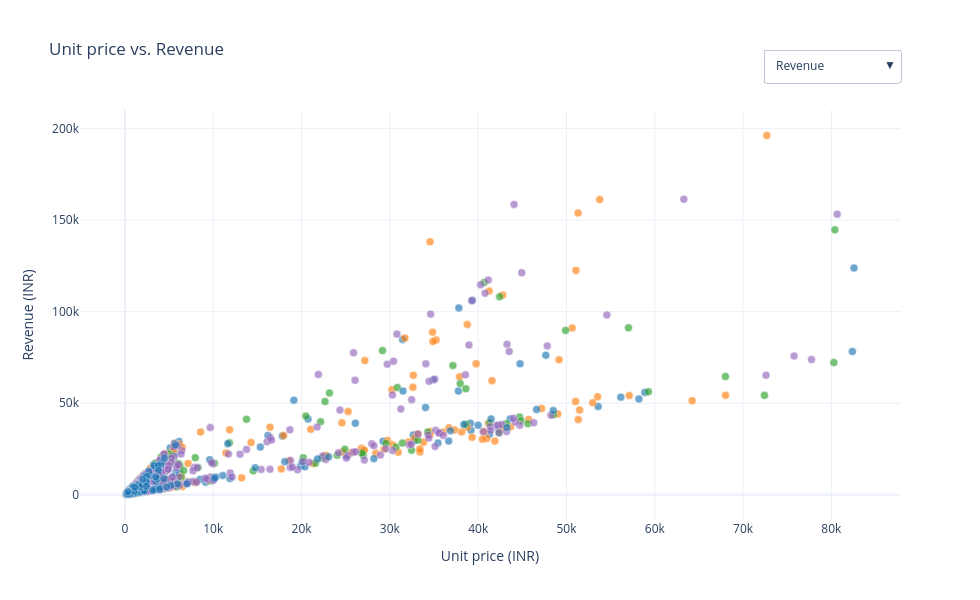

This figure's notebook cell:
### Markdown cell above
### 2.2 One chart, dropdown to switch the y-axis metric

### Code cell
metrics = {
    "Revenue":         ("Revenue (INR)", "linear"),
    "Delivery_Days":   ("Delivery days", "linear"),
    "Customer_Rating": ("Customer rating (1-5)", "linear"),
    "Discount":        ("Discount (fraction)", "linear"),
}

colors = df["Season"].map(SEASON_COLORS)
fig6 = go.Figure(go.Scatter(
    x=df["Unit_Price"], y=df["Revenue"], mode="markers",
    marker=dict(color=colors, size=8, opacity=0.65, line=dict(width=0.5, color="white")),
    text=df["Product_Name"], customdata=df["Season"],
    hovertemplate="<b>%{text}</b><br>Unit price: %{x}<br>Value: %{y}<br>Season: %{customdata}<extra></extra>",
))

buttons = []
for col, (label, axis_type) in metrics.items():
    buttons.append(dict(
        label=col,
        method="update",
        args=[{"y": [df[col]]},
              {"yaxis.title.text": label, "yaxis.type": axis_type,
               "title.text": f"Unit price vs. {col}"}],
    ))

fig6.update_layout(
    title="Unit price vs. Revenue",
    height=600, width=980, margin=dict(t=110),
    xaxis_title="Unit price (INR)", yaxis_title=metrics["Revenue"][0],
    updatemenus=[dict(buttons=buttons, direction="down", x=1.0, xanchor="right",
                      y=1.15, yanchor="top", showactive=True)],
    annotations=[dict(text="y-axis:", x=0.915, xref="paper", y=1.12, yref="paper",
                      showarrow=False, xanchor="right")],
)
fig6.show()

### Figure 1 — Plotly figure (JSON) as saved in the notebook; plotly's stock layout.template omitted (floating-point values rounded to 4 significant figures; data arrays with more than 128 entries replaced by an {"elided": "..."} marker saying what was removed)
{"data": [{"customdata": {"elided": "1480 str values"}, "hovertemplate": "<b>%{text}</b><br>Unit price: %{x}<br>Value: %{y}<br>Season: %{customdata}<extra></extra>", "marker": {"color": {"elided": "1480 str values"}, "line": {"color": "white", "width": 0.5}, "opacity": 0.65, "size": 8}, "mode": "markers", "text": {"elided": "1480 str values"}, "type": "scatter", "x": {"elided": "1480 float values"}, "y": {"elided": "1480 float values"}}], "layout": {"annotations": [{"showarrow": false, "text": "y-axis:", "x": 0.915, "xanchor": "right", "xref": "paper", "y": 1.12, "yref": "paper"}], "height": 600, "margin": {"t": 110}, "title": {"text": "Unit price vs. Revenue"}, "updatemenus": [{"buttons": [{"args": [{"y": {"elided": "1x1480 float values"}}, {"title.text": "Unit price vs. Revenue", "yaxis.title.text": "Revenue (INR)", "yaxis.type": "linear"}], "label": "Revenue", "method": "update"}, {"args": [{"y": {"elided": "1x1480 int values"}}, {"title.text": "Unit price vs. Delivery_Days", "yaxis.title.text": "Delivery days", "yaxis.type": "linear"}], "label": "Delivery_Days", "method": "update"}, {"args": [{"y": {"elided": "1x1480 float values"}}, {"title.text": "Unit price vs. Customer_Rating", "yaxis.title.text": "Customer rating (1-5)", "yaxis.type": "linear"}], "label": "Customer_Rating", "method": "update"}, {"args": [{"y": {"elided": "1x1480 float values"}}, {"title.text": "Unit price vs. Discount", "yaxis.title.text": "Discount (fraction)", "yaxis.type": "linear"}], "label": "Discount", "method": "update"}], "direction": "down", "showactive": true, "x": 1, "xanchor": "right", "y": 1.15, "yanchor": "top"}], "width": 980, "xaxis": {"title": {"text": "Unit price (INR)"}}, "yaxis": {"title": {"text": "Revenue (INR)"}}}}
